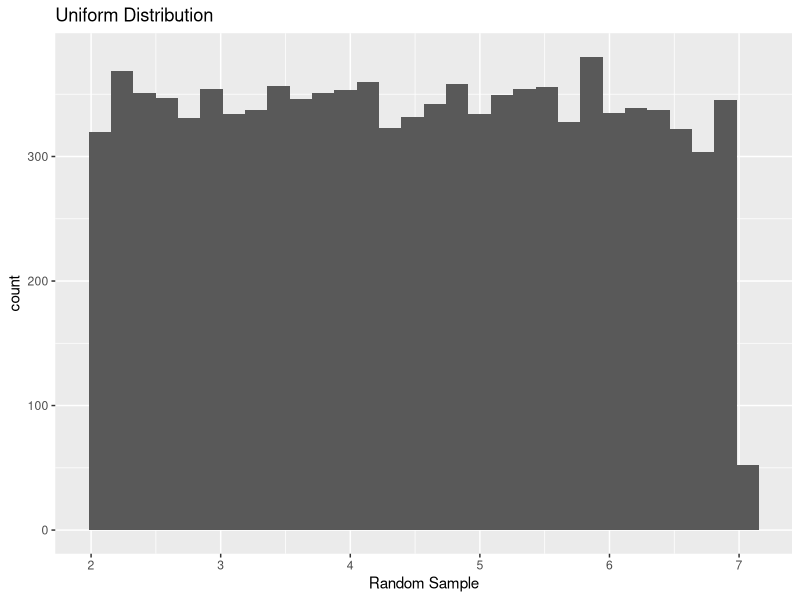

Write the R code that produced this figure.
## ---- chunk 1
Sys.setenv(PATH=paste(Sys.getenv("PATH"),"C:/Program Files/MiKTeX
2.9/miktex/bin/x64/",sep=";"))
## ---- chunk 2

P_disease <- 0.0001
Sensitivity <- 0.95
FPR <- 0.05

Probability_Positive <- function(P_disease, Sensitivity, FPR) {
              Sensitivity*P_disease/(Sensitivity*P_disease + FPR*(1-P_disease))
}

Probability_Positive (P_disease, Sensitivity, FPR)
## ---- chunk 3
Probability_Positive(P_disease=1/10000, Sensitivity, FPR)
## ---- chunk 4
Dice_roll <- sample(1:20,1000,replace = TRUE)
sum(Dice_roll <=10)
## ---- chunk 5
Uni_Dist <- runif(10000, 2,7)
library(ggplot2)
ggplot(data.frame(Uni_Dist), aes(Uni_Dist))+
  geom_histogram()+ ggtitle("Uniform Distribution")+ xlab("Random Sample")


## ---- chunk 6
punif(3.2,2,7,lower.tail = T, log.p = F)-punif(1.5,2,7, lower.tail = T, log.p = F)
## ---- chunk 7
pbinom(500, 10000, prob = 1/20)

sum(Dice_roll==20) / length(Dice_roll)
## ---- chunk 8
rbinom(1,100,1/100)
## ---- chunk 9
ppois(1, lambda = 1, lower.tail=FALSE)
## ---- chunk 10
mean <- 70
Sd <- 10

pnorm(85, mean=mean, sd=Sd, lower.tail=F)

pnorm(60, mean=mean, sd=Sd) - pnorm(50, mean=mean, sd=Sd)

